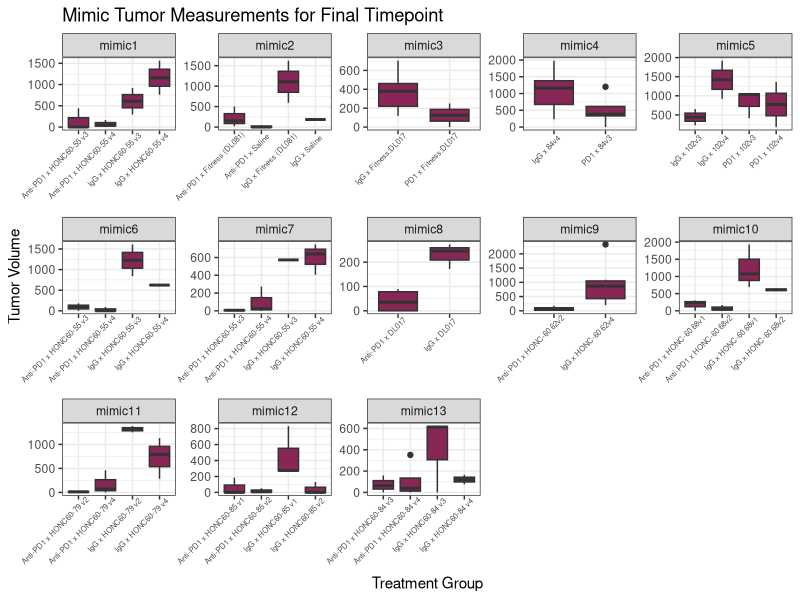
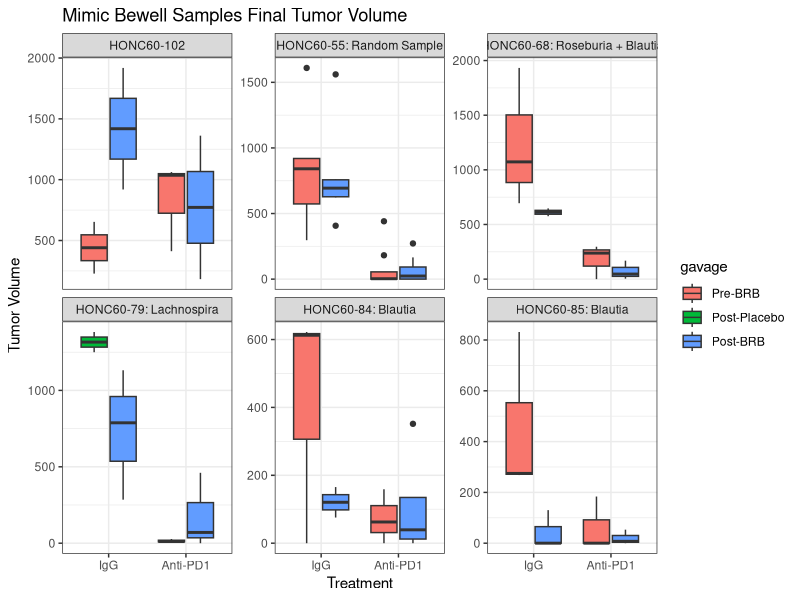
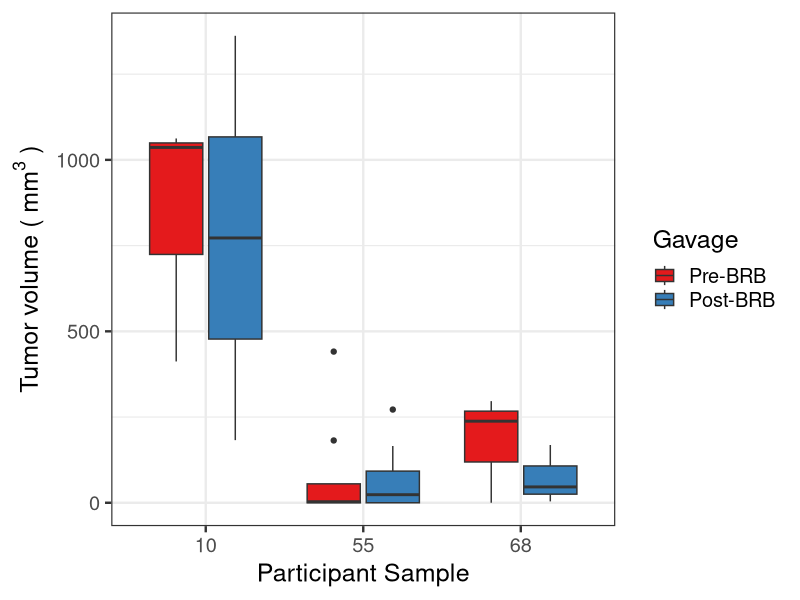
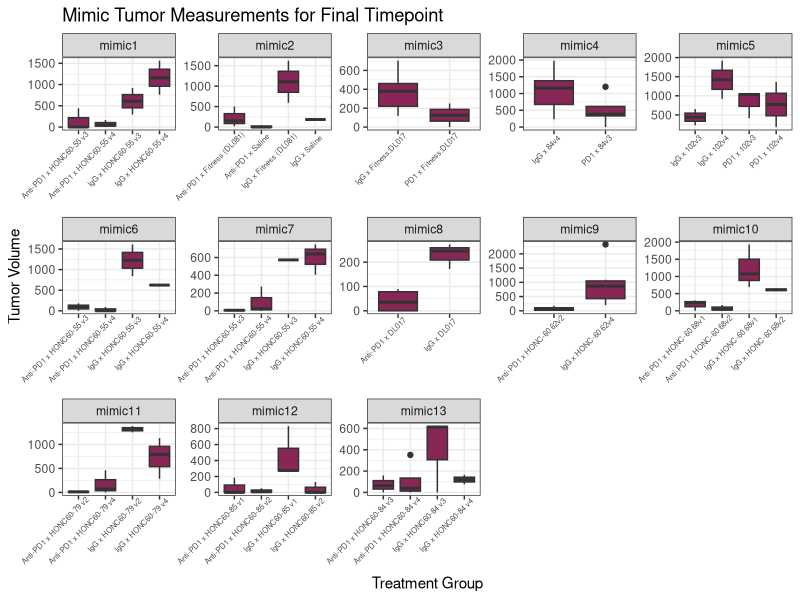
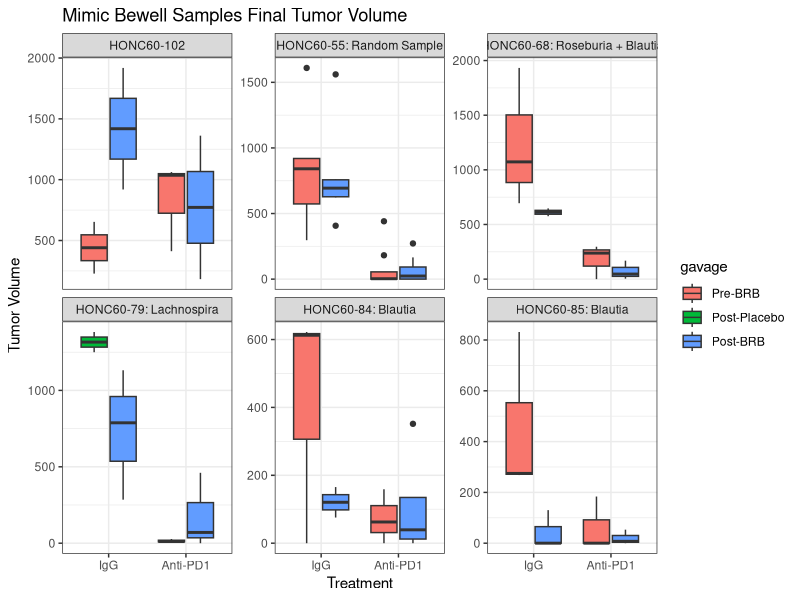
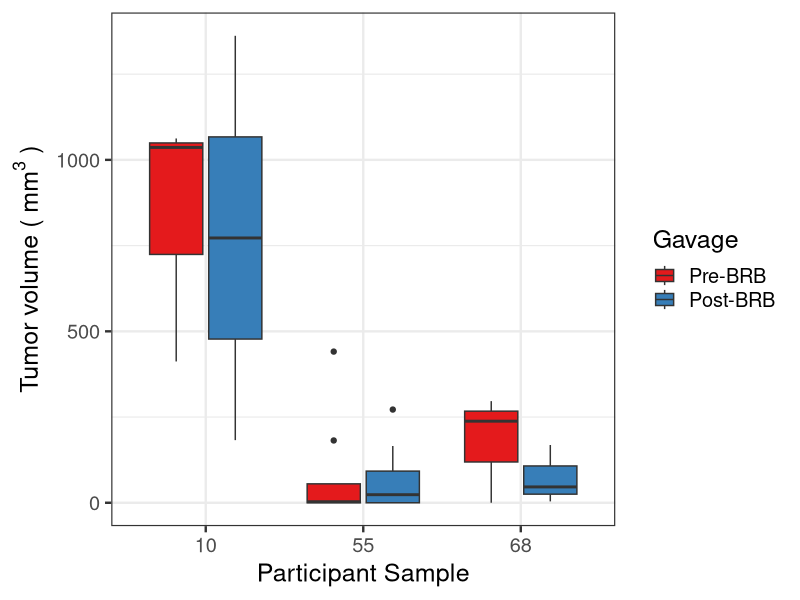
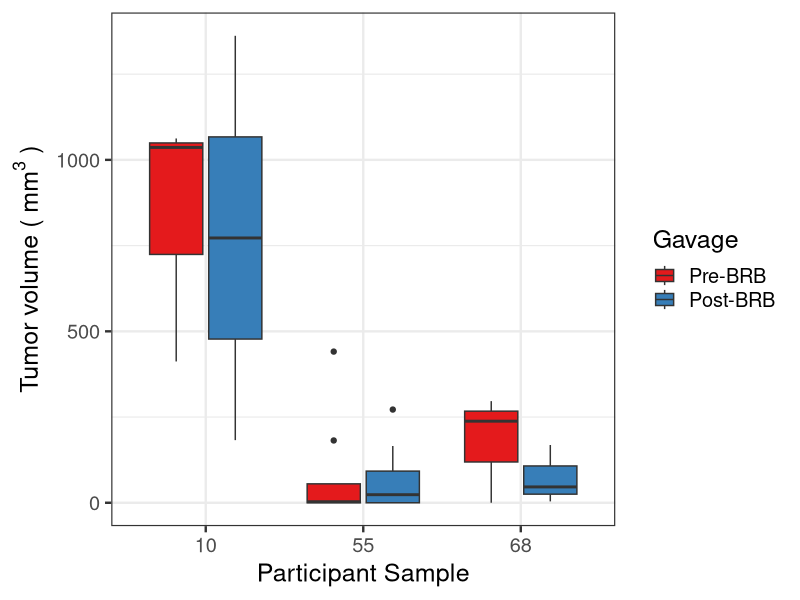

Generate these figures, in order, with R:
## ---- chunk 1
knitr::opts_chunk$set(echo = TRUE)
library(readxl)
library(tidyverse)
## ---- chunk 2
processed.data <- read.csv("../data/2022-08-11_tumor-size_R-formatted.csv") %>%
  mutate(treatment = fct_relevel(treatment, "IgG")) %>%
  mutate(treatment.group = paste(treatment, microbiome.sample, sep = " x ")) %>%
  mutate(treatment = as.character(treatment))
## ---- chunk 3

max.final.processed <-
  processed.data %>%
  group_by(experiment) %>%
  summarise(max(days.from.injection)) %>%
  rename("days.from.injection" = "max(days.from.injection)")

#mimic 2,4 have a couple different final days, need to add those in
mim2.add <-
  processed.data %>%
  filter(experiment == "mimic2") %>%
  filter(days.from.injection == 20)
mim4.add <-
  processed.data %>%
  filter(experiment == "mimic4") %>%
  filter(days.from.injection == 19)

final.processed <- 
  semi_join(processed.data, 
            max.final.processed,
            by = "days.from.injection") %>%
  bind_rows(mim2.add, mim4.add) %>%
  mutate(experiment = as.factor(experiment)) %>%
  mutate(experiment = fct_relevel(experiment, "mimic10","mimic11","mimic12", "mimic13", after = 9)) %>%
  mutate(treatment = if_else(grepl("PD1", treatment),
                             true = "Anti-PD1",
                             false = treatment)) %>%
  mutate(gavage = if_else(grepl("v1|v3", microbiome.sample),
                          true = "Pre-BRB",
                          false = if_else(grepl("v2|v4", microbiome.sample),
                                          true = "Post-BRB",
                                          false = "other"))) %>%
  mutate(gavage = fct_relevel(gavage, "Pre-BRB"))
## ---- chunk 4
final.processed %>%
  ggplot(aes(x = treatment.group, y = tumor.volume)) +
  geom_boxplot(fill = '#872657') +
  facet_wrap(. ~ experiment, nrow = 3, scales = "free") +
  theme_bw() +
  ggtitle("Mimic Tumor Measurements for Final Timepoint") + 
  theme(axis.text.x = element_text(size = 5.5, angle = 45, hjust = .9)) +
  xlab("Treatment Group") +
  ylab("Tumor Volume")

ggsave("../figures/mimic-combined-boxplot.png", width = 10, height = 8)
## ---- chunk 5

H55.filter <-
  final.processed %>%
  filter(experiment %in% c("mimic1","mimic6","mimic7")) %>%
  mutate(patient = "HONC60-55: Random Sample")
H102.filter <-
  final.processed %>%
  filter(experiment == "mimic5") %>%
  mutate(patient = "HONC60-102")
H68.filter <-
  final.processed %>%
  filter(experiment == "mimic10") %>%
  mutate(patient = "HONC60-68: Roseburia + Blautia")
H79.filter <-
  final.processed %>%
  filter(experiment == "mimic11") %>%
  mutate(patient = "HONC60-79: Lachnospira",
         gavage = if_else(grepl("v2", microbiome.sample),
                          true = "Post-Placebo",
                          false = "Post-BRB"))
H85.filter <-
  final.processed %>%
  filter(experiment == "mimic12") %>%
  mutate(patient = "HONC60-85: Blautia") 
H84.filter <-
  final.processed %>%
  filter(experiment == "mimic13") %>%
  mutate(patient = "HONC60-84: Blautia") 

bewell.filter <-
  bind_rows(H55.filter,
            H102.filter,
            H68.filter,
            H79.filter,
            H85.filter,
            H84.filter) %>%
  mutate(treatment = fct_relevel(treatment, "IgG")) %>%
   mutate(gavage = fct_relevel(gavage, "Pre-BRB", "Post-Placebo"))

## ---- chunk 6

bewell.filter %>%
  ggplot(aes(x = treatment, y = tumor.volume, fill = gavage)) +
  geom_boxplot() +
  facet_wrap(. ~ patient, scales = "free_y") +
  xlab("Treatment") +
  ylab("Tumor Volume") +
  ggtitle("Mimic Bewell Samples Final Tumor Volume") +
  theme_bw()

ggsave("../figures/BEWELL-filtered-boxplot.png", width = 10, height = 8)

## ---- chunk 7

df <- 
  final.processed %>%
  mutate(patient = if_else(experiment %in% c("mimic1","mimic6","mimic7"),
                           true = "55",
                           false = if_else(experiment %in% c("mimic5"),
                                           true = "10",
                                           false = if_else(experiment %in% c("mimic10"),
                                                           true = "68",
                                                           false = "other")
                                           )))

df %>%
  group_by(patient) %>%
  tally
## ---- chunk 8
df %>%
  filter(patient != "other") %>%
  filter(treatment == "Anti-PD1") %>%
  ggplot(aes(x = patient, y = tumor.volume)) +
  geom_boxplot(aes(fill = gavage)) +
  theme_bw(base_size = 18) +
  scale_fill_brewer(palette = "Set1") +
  labs(x = "Participant Sample",
       y = expression("Tumor volume ("~mm^3~")"),
       fill = "Gavage")
  # geom_jitter(aes(color = gavage), width = 0.9)

ggsave("../figures/ACC22_bewell-samples_PD1-only_boxplot.png",
       height = 5, width = 7)
ggsave("../figures/ASM22_bewell-samples_PD1-only_boxplot.png",
       height = 4, width = 6)
## ---- chunk 9
test.68 <- 
  df %>%
  filter(patient == "68") %>%
  pivot_wider(values_from = tumor.volume, names_from = gavage)


t.test(test.68$`Pre-BRB`, test.68$`Post-BRB`)
wilcox.test(test.68$`Pre-BRB`, test.68$`Post-BRB`)
